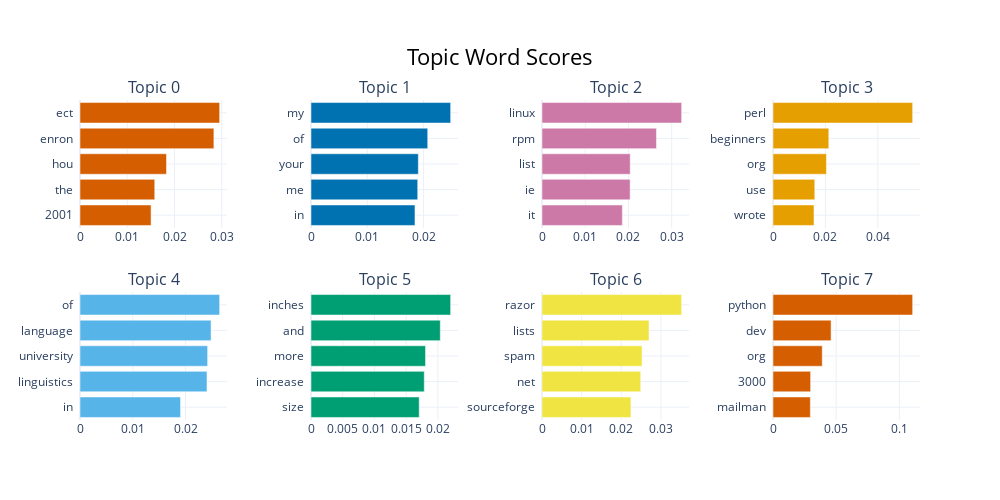

Write notebook code for a chart like this one.
### Code cell
topic_model.visualize_barchart()

### Figure 1 — Plotly figure (JSON) as saved in the notebook; plotly's stock layout.template omitted (floating-point values rounded to 4 significant figures)
{"data": [{"marker": {"color": "#D55E00"}, "orientation": "h", "type": "bar", "x": [0.01504, 0.01582, 0.01831, 0.02833, 0.02955], "xaxis": "x", "y": ["2001  ", "the  ", "hou  ", "enron  ", "ect  "], "yaxis": "y"}, {"marker": {"color": "#0072B2"}, "orientation": "h", "type": "bar", "x": [0.01847, 0.01896, 0.01907, 0.02073, 0.02481], "xaxis": "x2", "y": ["in  ", "me  ", "your  ", "of  ", "my  "], "yaxis": "y2"}, {"marker": {"color": "#CC79A7"}, "orientation": "h", "type": "bar", "x": [0.01858, 0.02038, 0.0204, 0.02646, 0.03229], "xaxis": "x3", "y": ["it  ", "ie  ", "list  ", "rpm  ", "linux  "], "yaxis": "y3"}, {"marker": {"color": "#E69F00"}, "orientation": "h", "type": "bar", "x": [0.01564, 0.01595, 0.0204, 0.02129, 0.05329], "xaxis": "x4", "y": ["wrote  ", "use  ", "org  ", "beginners  ", "perl  "], "yaxis": "y4"}, {"marker": {"color": "#56B4E9"}, "orientation": "h", "type": "bar", "x": [0.01905, 0.02406, 0.02418, 0.02483, 0.02646], "xaxis": "x5", "y": ["in  ", "linguistics  ", "university  ", "language  ", "of  "], "yaxis": "y5"}, {"marker": {"color": "#009E73"}, "orientation": "h", "type": "bar", "x": [0.01705, 0.01785, 0.01804, 0.02037, 0.022], "xaxis": "x6", "y": ["size  ", "increase  ", "more  ", "and  ", "inches  "], "yaxis": "y6"}, {"marker": {"color": "#F0E442"}, "orientation": "h", "type": "bar", "x": [0.02245, 0.0249, 0.02525, 0.02699, 0.03523], "xaxis": "x7", "y": ["sourceforge  ", "net  ", "spam  ", "lists  ", "razor  "], "yaxis": "y7"}, {"marker": {"color": "#D55E00"}, "orientation": "h", "type": "bar", "x": [0.02956, 0.02977, 0.03897, 0.04597, 0.1105], "xaxis": "x8", "y": ["mailman  ", "3000  ", "org  ", "dev  ", "python  "], "yaxis": "y8"}], "layout": {"annotations": [{"font": {"size": 16}, "showarrow": false, "text": "Topic 0", "x": 0.0875, "xanchor": "center", "xref": "paper", "y": 1, "yanchor": "bottom", "yref": "paper"}, {"font": {"size": 16}, "showarrow": false, "text": "Topic 1", "x": 0.3625, "xanchor": "center", "xref": "paper", "y": 1, "yanchor": "bottom", "yref": "paper"}, {"font": {"size": 16}, "showarrow": false, "text": "Topic 2", "x": 0.6375, "xanchor": "center", "xref": "paper", "y": 1, "yanchor": "bottom", "yref": "paper"}, {"font": {"size": 16}, "showarrow": false, "text": "Topic 3", "x": 0.9125, "xanchor": "center", "xref": "paper", "y": 1, "yanchor": "bottom", "yref": "paper"}, {"font": {"size": 16}, "showarrow": false, "text": "Topic 4", "x": 0.0875, "xanchor": "center", "xref": "paper", "y": 0.4, "yanchor": "bottom", "yref": "paper"}, {"font": {"size": 16}, "showarrow": false, "text": "Topic 5", "x": 0.3625, "xanchor": "center", "xref": "paper", "y": 0.4, "yanchor": "bottom", "yref": "paper"}, {"font": {"size": 16}, "showarrow": false, "text": "Topic 6", "x": 0.6375, "xanchor": "center", "xref": "paper", "y": 0.4, "yanchor": "bottom", "yref": "paper"}, {"font": {"size": 16}, "showarrow": false, "text": "Topic 7", "x": 0.9125, "xanchor": "center", "xref": "paper", "y": 0.4, "yanchor": "bottom", "yref": "paper"}], "height": 500, "hoverlabel": {"bgcolor": "white", "font": {"family": "Rockwell", "size": 16}}, "showlegend": false, "title": {"font": {"color": "Black", "size": 22}, "text": "Topic Word Scores", "x": 0.5, "xanchor": "center", "yanchor": "top"}, "width": 1000, "xaxis": {"anchor": "y", "domain": [0, 0.175], "showgrid": true}, "xaxis2": {"anchor": "y2", "domain": [0.275, 0.45], "showgrid": true}, "xaxis3": {"anchor": "y3", "domain": [0.55, 0.725], "showgrid": true}, "xaxis4": {"anchor": "y4", "domain": [0.825, 1], "showgrid": true}, "xaxis5": {"anchor": "y5", "domain": [0, 0.175], "showgrid": true}, "xaxis6": {"anchor": "y6", "domain": [0.275, 0.45], "showgrid": true}, "xaxis7": {"anchor": "y7", "domain": [0.55, 0.725], "showgrid": true}, "xaxis8": {"anchor": "y8", "domain": [0.825, 1], "showgrid": true}, "yaxis": {"anchor": "x", "domain": [0.6, 1], "showgrid": true}, "yaxis2": {"anchor": "x2", "domain": [0.6, 1], "showgrid": true}, "yaxis3": {"anchor": "x3", "domain": [0.6, 1], "showgrid": true}, "yaxis4": {"anchor": "x4", "domain": [0.6, 1], "showgrid": true}, "yaxis5": {"anchor": "x5", "domain": [0, 0.4], "showgrid": true}, "yaxis6": {"anchor": "x6", "domain": [0, 0.4], "showgrid": true}, "yaxis7": {"anchor": "x7", "domain": [0, 0.4], "showgrid": true}, "yaxis8": {"anchor": "x8", "domain": [0, 0.4], "showgrid": true}}}
